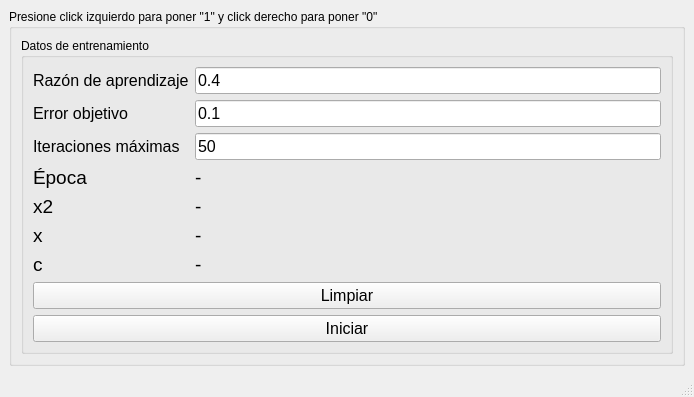
<?xml version="1.0" encoding="UTF-8"?>
<ui version="4.0">
 <class>MainWindow</class>
 <widget class="QMainWindow" name="MainWindow">
  <property name="geometry">
   <rect>
    <x>0</x>
    <y>0</y>
    <width>694</width>
    <height>394</height>
   </rect>
  </property>
  <property name="windowTitle">
   <string>MainWindow</string>
  </property>
  <widget class="QWidget" name="centralwidget">
   <layout class="QGridLayout" name="gridLayout_2">
    <item row="0" column="0">
     <widget class="QGroupBox" name="groupBox">
      <property name="title">
       <string>Presione click izquierdo para poner &quot;1&quot; y click derecho para poner &quot;0&quot;</string>
      </property>
      <layout class="QGridLayout" name="gridLayout">
       <item row="0" column="1">
        <widget class="QGroupBox" name="groupBox_4">
         <property name="title">
          <string>Datos de entrenamiento</string>
         </property>
         <layout class="QGridLayout" name="gridLayout_3">
          <item row="5" column="2">
           <widget class="QLabel" name="w1_label">
            <property name="font">
             <font>
              <pointsize>14</pointsize>
             </font>
            </property>
            <property name="text">
             <string>-</string>
            </property>
           </widget>
          </item>
          <item row="1" column="2">
           <widget class="QLineEdit" name="target_error">
            <property name="font">
             <font>
              <pointsize>12</pointsize>
             </font>
            </property>
            <property name="text">
             <string>0.1</string>
            </property>
           </widget>
          </item>
          <item row="8" column="2">
           <widget class="QLabel" name="b_label">
            <property name="font">
             <font>
              <pointsize>14</pointsize>
             </font>
            </property>
            <property name="text">
             <string>-</string>
            </property>
           </widget>
          </item>
          <item row="6" column="2">
           <widget class="QLabel" name="w2_label">
            <property name="font">
             <font>
              <pointsize>14</pointsize>
             </font>
            </property>
            <property name="text">
             <string>-</string>
            </property>
           </widget>
          </item>
          <item row="3" column="2">
           <widget class="QLabel" name="iteration_label">
            <property name="font">
             <font>
              <pointsize>14</pointsize>
             </font>
            </property>
            <property name="text">
             <string>-</string>
            </property>
           </widget>
          </item>
          <item row="5" column="1">
           <widget class="QLabel" name="label_2">
            <property name="font">
             <font>
              <pointsize>14</pointsize>
             </font>
            </property>
            <property name="text">
             <string>x2</string>
            </property>
           </widget>
          </item>
          <item row="0" column="1">
           <widget class="QLabel" name="label">
            <property name="font">
             <font>
              <pointsize>12</pointsize>
             </font>
            </property>
            <property name="text">
             <string>Razón de aprendizaje</string>
            </property>
           </widget>
          </item>
          <item row="11" column="1" colspan="2">
           <widget class="QPushButton" name="begin_button">
            <property name="font">
             <font>
              <pointsize>12</pointsize>
             </font>
            </property>
            <property name="text">
             <string>Iniciar</string>
            </property>
           </widget>
          </item>
          <item row="8" column="1">
           <widget class="QLabel" name="label_4">
            <property name="font">
             <font>
              <pointsize>14</pointsize>
             </font>
            </property>
            <property name="text">
             <string>c</string>
            </property>
           </widget>
          </item>
          <item row="3" column="1">
           <widget class="QLabel" name="label_5">
            <property name="font">
             <font>
              <pointsize>14</pointsize>
             </font>
            </property>
            <property name="text">
             <string>Época</string>
            </property>
           </widget>
          </item>
          <item row="10" column="1" colspan="2">
           <widget class="QPushButton" name="clear_button">
            <property name="font">
             <font>
              <pointsize>12</pointsize>
             </font>
            </property>
            <property name="text">
             <string>Limpiar</string>
            </property>
           </widget>
          </item>
          <item row="0" column="2">
           <widget class="QLineEdit" name="learning_rate">
            <property name="font">
             <font>
              <pointsize>12</pointsize>
             </font>
            </property>
            <property name="text">
             <string>0.4</string>
            </property>
           </widget>
          </item>
          <item row="6" column="1">
           <widget class="QLabel" name="label_3">
            <property name="font">
             <font>
              <pointsize>14</pointsize>
             </font>
            </property>
            <property name="text">
             <string>x</string>
            </property>
           </widget>
          </item>
          <item row="2" column="2">
           <widget class="QLineEdit" name="max_iterations">
            <property name="font">
             <font>
              <pointsize>12</pointsize>
             </font>
            </property>
            <property name="text">
             <string>50</string>
            </property>
           </widget>
          </item>
          <item row="1" column="1">
           <widget class="QLabel" name="label_6">
            <property name="font">
             <font>
              <pointsize>12</pointsize>
             </font>
            </property>
            <property name="text">
             <string>Error objetivo</string>
            </property>
           </widget>
          </item>
          <item row="2" column="1">
           <widget class="QLabel" name="label_7">
            <property name="font">
             <font>
              <pointsize>12</pointsize>
             </font>
            </property>
            <property name="text">
             <string>Iteraciones máximas</string>
            </property>
           </widget>
          </item>
         </layout>
        </widget>
       </item>
       <item row="0" column="0">
        <layout class="QVBoxLayout" name="plot_area"/>
       </item>
      </layout>
     </widget>
    </item>
   </layout>
  </widget>
  <widget class="QMenuBar" name="menubar">
   <property name="geometry">
    <rect>
     <x>0</x>
     <y>0</y>
     <width>694</width>
     <height>21</height>
    </rect>
   </property>
  </widget>
  <widget class="QStatusBar" name="statusbar"/>
 </widget>
 <resources/>
 <connections/>
</ui>
